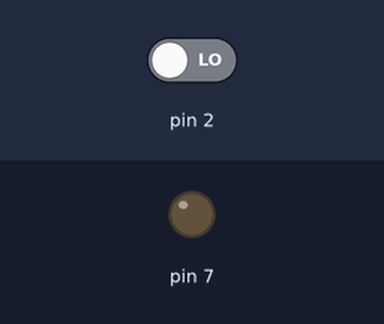
A sketch run on a simulated Arduino Uno, built with avr-gcc and run on an emulated ATmega328P. Parts: output pins drawn as LEDs (lit = HIGH). The test bench sets the inputs (shaded band); at power-on: pin 2 LOW.

Above: at 1.2 s.
1.3 s: pin 2 driven HIGH
At 2.1 s:
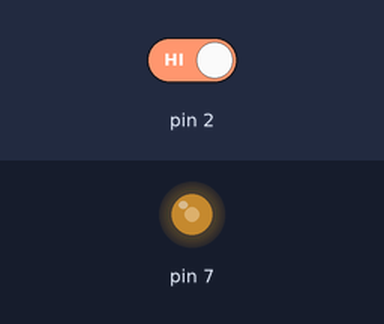
2.8 s: pin 2 driven LOW
At 4.0 s:
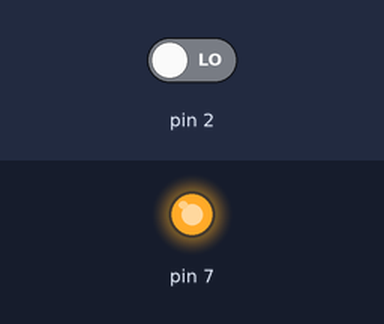
Timing chart, 0 to 5.8 s (numbered marks = the images above; inputs shaded):
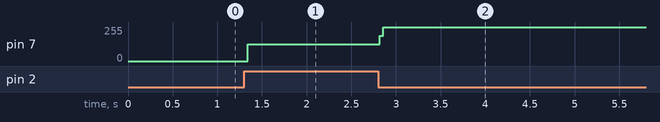

The sketch:

Blinking_LED_Switch.ino
```cpp
bool flag ;
void setup() {
pinMode(7,OUTPUT);
pinMode(2,INPUT);
// bool flag= true;
}

void loop() {
  bool btn = digitalRead(2);

  if (btn == true){
    if(flag == true){
    digitalWrite(7,1);
    flag = false;
    }
  else{
     digitalWrite(7,0);
     flag = true;
  }
  }


}
```

Measured:
- after the input at 1.3 s, pin 7: 0/255 → 127/255 at once
- after the input at 2.8 s, pin 7: 127/255 → 255/255 at once
